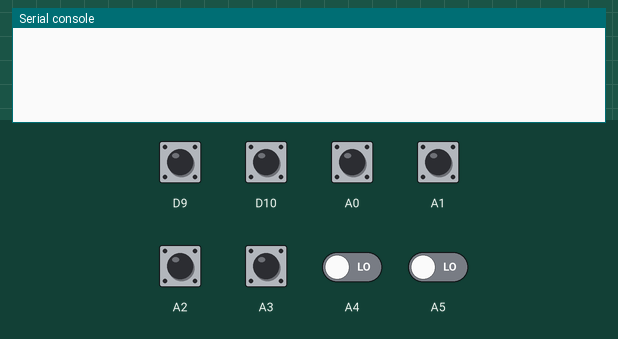
Recording of a program running on a simulated CircuitPython board. Parts: the last lines printed to the serial console. Inputs (shaded band) come from the test bench; at power-on: A0–5, D9, D10 LOW.

Above: at 1.2 s.
1.3 s: D9 pulled HIGH for 0.15 s
At 2.5 s:
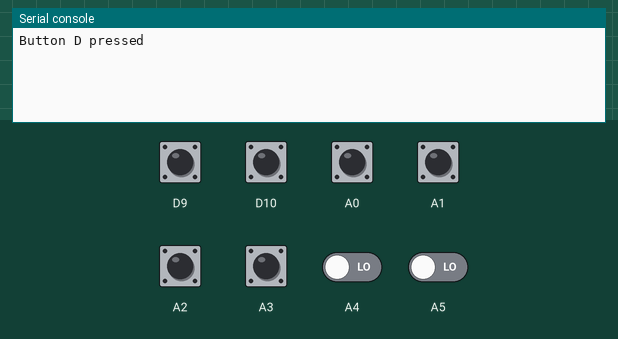
2.9 s: D10 pulled HIGH for 0.15 s
At 3.4 s:
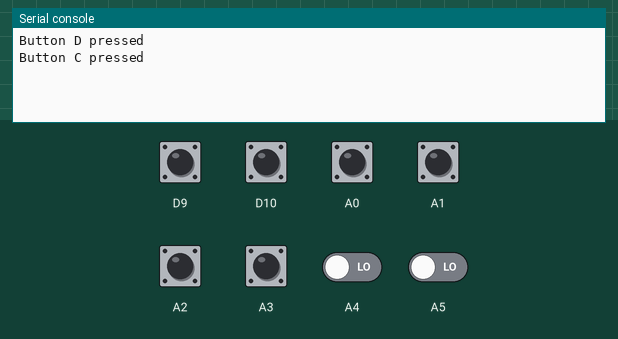
4.5 s: A0 pulled HIGH for 0.15 s
At 5.2 s:
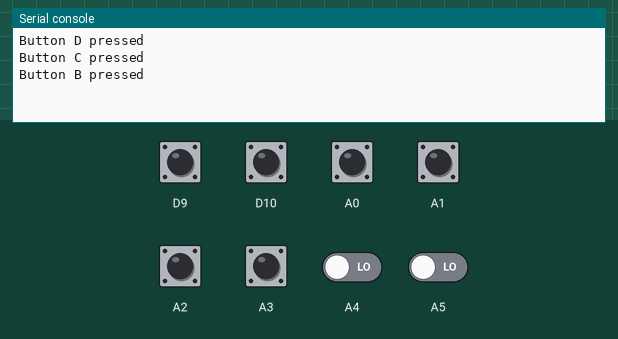
6.1 s: A1 pulled HIGH for 0.15 s
At 7.3 s:
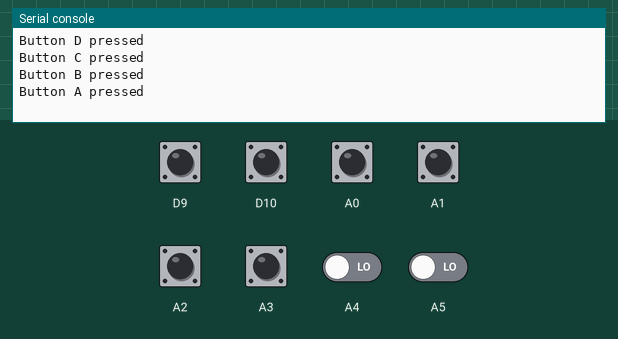
7.7 s: A2 pulled HIGH for 0.15 s
At 8.2 s:
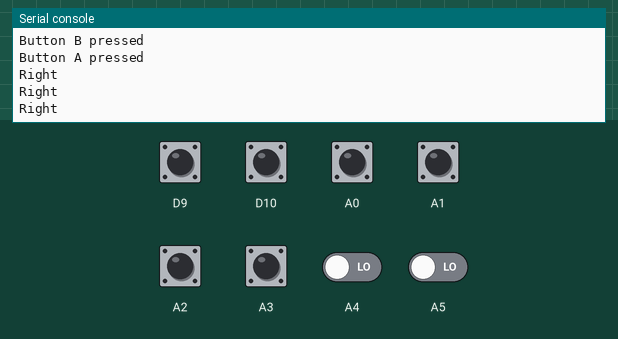
9.3 s: A3 pulled HIGH for 0.15 s
At 9.9 s:
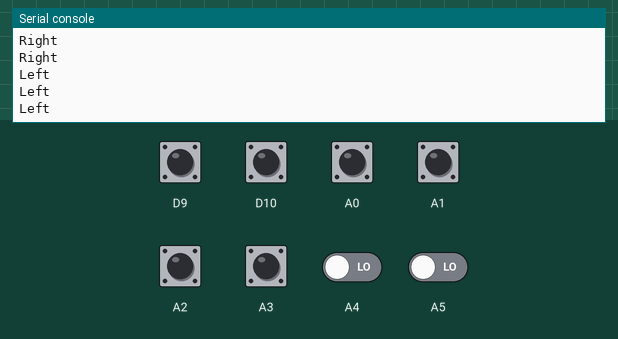

The program:

Joystick_and_button_code.py
```python
import pykit_explorer
import digitalio
import time
from digital_io import DigitalInput, EdgeDetector

# Joystick - 3-bit encoded, active HIGH
sig_a = DigitalInput(board.A5, pull=digitalio.Pull.DOWN)
sig_b = DigitalInput(board.A4, pull=digitalio.Pull.DOWN)
sig_c = DigitalInput(board.A3, pull=digitalio.Pull.DOWN)
sig_d = DigitalInput(board.A2, pull=digitalio.Pull.DOWN)  # Added for Down-Right detection

# Button with edge detection
btn_a = EdgeDetector(board.A1, pull=digitalio.Pull.DOWN)
btn_b = EdgeDetector(board.A0, pull=digitalio.Pull.DOWN)
btn_c = EdgeDetector(board.D10, pull=digitalio.Pull.DOWN)
btn_d = EdgeDetector(board.D9, pull=digitalio.Pull.DOWN)

def get_joystick_direction():
    a = sig_a.value
    b = sig_b.value
    c = sig_c.value
    d = sig_d.value  # Read the new signal for Down-Right
    # Decode from original trace analysis
    if a:
        return "Down"
    if b:
        return "Up"
    if c:
        return "Left"
    if d:
        return "Right"
    else:
        return None

while True:
    btn_a.update()
    btn_b.update()
    btn_c.update()
    btn_d.update()

    if btn_a.rose:
        print("Button A pressed")
    if btn_b.rose:
        print("Button B pressed")
    if btn_c.rose:
        print("Button C pressed")
    if btn_d.rose:
        print("Button D pressed")

    direction = get_joystick_direction()
    if direction:
        print(direction)
    time.sleep(0.05)
```

pykit_explorer.py
```python
import sys, time, board, builtins
sys.path.append("/API")

builtins.time = time
builtins.board = board
```

Measured:
- after the input at 1.3 s, the serial console: prints a new line at once (image 1)
- after the input at 2.9 s, the serial console: prints a new line at once (image 2)
- after the input at 4.5 s, the serial console: prints a new line at once (image 3)
- after the input at 6.1 s, the serial console: prints a new line at once (image 4)
- after the input at 7.7 s, the serial console: prints a new line at once (image 5)
- after the input at 9.3 s, the serial console: prints a new line at once (image 6)
